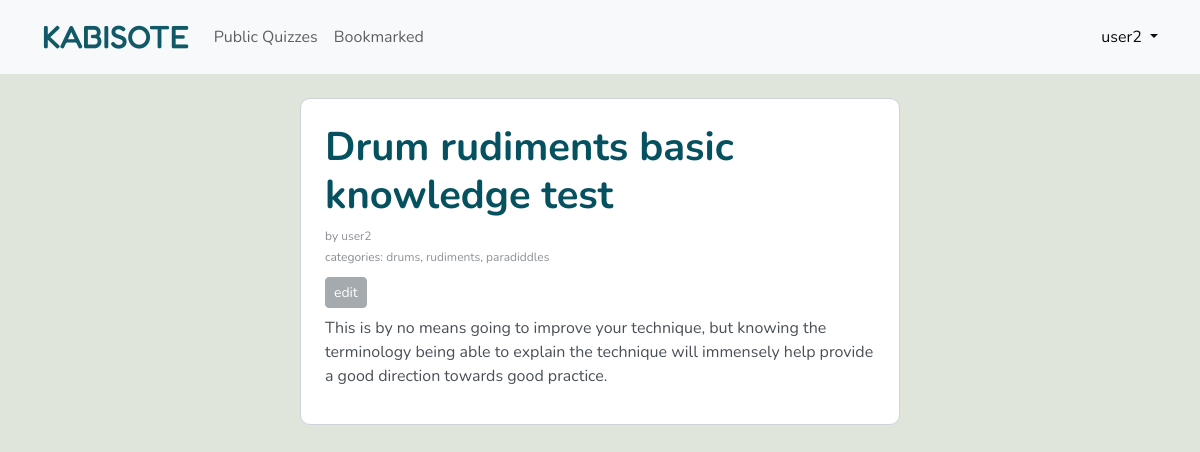
The page /quiz/37 (signed in) on the database its author committed.
### kabisote/models.py (models this page shows, shortened)
class User(AbstractUser):
    pass

class Quiz(models.Model):
    owner = models.ForeignKey(User, on_delete=models.CASCADE)
    title = models.CharField(max_length=255)
    description = models.TextField(blank=True)
    private = models.BooleanField(default=False)
    updated = models.DateTimeField(auto_now=True)
    created = models.DateTimeField(auto_now_add=True, blank=True)
    tag = models.ManyToManyField(Tag, related_name="tags", blank=True)
    class Meta:
        ordering = ['-updated']

class Tag(models.Model):
    name = models.CharField(max_length=255, unique=True)

### kabisote/views.py (the view)
# urls.py: path("quiz/<int:id>", views.quiz, name="quiz"),
def quiz(request, id):
    quiz = Quiz.objects.get(pk=id)
    qi = Quiz_item.objects.filter(quiz_id = id).order_by("question_number")
    bm = Bookmark.objects.filter( quiz_id = id, owner = request.user.id)
    if len(bm) >= 1:
        bookmarked = 1
    else:
        bookmarked = 0
    quizitems = [item.serialize() for item in qi]
    return render(request, "kabisote/quiz.html", {"quiz":quiz, "type": "quiz", "script": "quiz", "quizitems": quizitems, "bookmarked": bookmarked})

### kabisote/models.py (called while the page is built)
    def serialize(self):
        k = []
        for i in self.answer_item_set.all():
            d = i.possible_answers()
            k.append(d)
        return{
            "id":self.id,
            "question": self.question,
            "quiz_id": self.quiz.id,
            "question_number": self.question_number,
            "quiz_type": self.quiz_type,
            "points": self.points,
            "answers":k
        }

    def possible_answers(self):
        return{
            "question_id": self.question.id,
            "possible_answer":self.possible_answer,
            "id":self.id
        }

### kabisote/templates/kabisote/quiz.html (shortened to what this page needs)
{% extends "kabisote/layout.html" %}
{% block body %}
    <div class="row py-4 ">
       <div id="quizpage" class="col col-lg-6 col-sm-10 mx-auto p-4">
            <div id="feed">
                <h1>{{ quiz.title}}</h1>
                {% if type == "quiz" %}
                <small class="subdetails">by <a href="{% url 'routesnid' type='user' id=quiz.owner.id %}">{{ quiz.owner}}</a></small>
                {% endif %}
                <small class="subdetails">categor{% if quiz.tag.all.count == 1 %}y{% else %}ies{% endif %}:
                {% for tag in quiz.tag.all %}
                <a class="my-1"href="{% url 'routesnid' type='tag' id=tag.id%}">{{tag.name}}</a>{% if not forloop.last %}, {% endif %}
                {% endfor %}
                 </small>
                 {% if request.user.id == quiz.owner.id %}{% if type == "quiz"%}
                 <small class="subdetails"> <a class="text-white btn btn-secondary mt-2 btn-sm" href="{% url 'edit' quiz.id %}">edit</a></small>
                 {% endif %}
                 {% endif %}
                <div class="py-1">
                    {{ quiz.description }}
                </div>
            </div>
       </div>
    </div>
{% endblock %}

### kabisote/templates/kabisote/layout.html (shortened to what this page needs)
{% load static %}
<!DOCTYPE html>
<html lang="en">
    <head>
        <link rel="stylesheet" href="https://cdn.jsdelivr.net/npm/bootstrap@5.3.2/dist/css/bootstrap.min.css">
        <link href="{% static 'kabisote/mainstyle.css' %}" rel="stylesheet">
    </head>
    <body class="">
        <header class="navbar navbar-expand navbar-light bg-light flex px-2">
          <div class="container">
            <a class="navbar-brand" href="{% url 'index' %}">KABISOTE</a>
            <div class="collapse navbar-collapse">
              <ul class="navbar-nav me-md-auto ">
                <li class="nav-item">
                  <a class="nav-link" href="{% url 'routes' type='public' %}">Public Quizzes</a>
                </li>
                {% if user.is_authenticated %}
                <li class="nav-item">
                  <a class="nav-link" href="{% url 'routes' type='bookmarked' %}">Bookmarked</a>
                </li>
                {% endif %}
              </ul>
            </div>
            {% if user.is_authenticated %}
            <div class="dropdown">
              <a href="#" class="d-block link-body-emphasis text-decoration-none dropdown-toggle" data-bs-toggle="dropdown" aria-expanded="false">
               {{user.username}}
              </a>
            </div>
            {% endif %}
          </div>
        </header>
        <div class="body container-fluid">
            {% block body %}
            {% endblock %}
        </div>
    </body>
</html>

### kabisote/static/kabisote/mainstyle.css (style rules this page uses)
body { color: #495057; font-family: "Nunito", sans-serif; background-color: #dfe5da!important; }
h1, h1 a, h2, h2 a, h3, h3 a, h4, h4 a, h5, h5 a { color: #055160!important; font-weight: 700; }
a, .viewclick { color: #495057; text-decoration: none; opacity: .95; }
a.navbar-brand { font-family: "Fredoka", sans-serif; font-weight: 500; font-size: 2rem; color: #055160!important; }
small { font-size: .75rem; }
#myanswers > div, #addlinks, .formbox, .quizteaser, #quizpage, #addedit { border: 1px solid #ced4da; padding: 0.75rem 1rem; margin-bottom: 1.5rem; border-radius: 10px; position: relative; background-color: #fff; }
small { opacity: .65 }
.subdetails { display: block; margin-bottom: .2rem; }

### rows shown on the page
User: username "user2"
Quiz: title "Drum rudiments basic knowledge test", owner "user2", description "This is by no means going to improve your technique, but knowing the terminology being able to explain the technique will immensely help provide a good direction towards good practice."
Tag: name "drums"
Tag: name "rudiments"
Tag: name "paradiddles"
